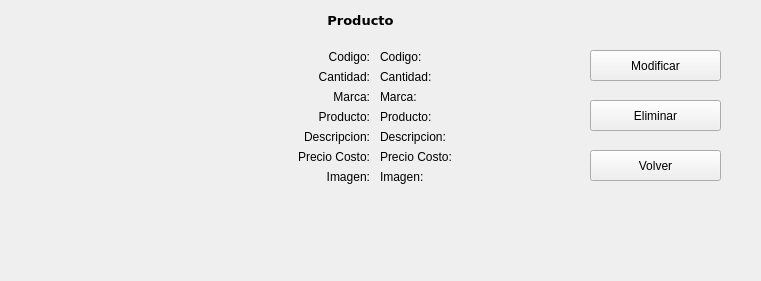
   <widget class="QWidget" name="WRepositorStockModificar" native="true">
    <property name="geometry">
     <rect>
      <x>0</x>
      <y>2860</y>
      <width>761</width>
      <height>281</height>
     </rect>
    </property>
    <widget class="QLabel" name="LblRepoModificarTitulo">
     <property name="geometry">
      <rect>
       <x>280</x>
       <y>10</y>
       <width>161</width>
       <height>20</height>
      </rect>
     </property>
     <property name="font">
      <font>
       <family>DejaVu Sans</family>
       <pointsize>10</pointsize>
       <weight>75</weight>
       <bold>true</bold>
      </font>
     </property>
     <property name="text">
      <string>Producto</string>
     </property>
     <property name="alignment">
      <set>Qt::AlignCenter</set>
     </property>
    </widget>
    <widget class="QLabel" name="LblRepoModificarMuestraImagen">
     <property name="geometry">
      <rect>
       <x>30</x>
       <y>10</y>
       <width>221</width>
       <height>251</height>
      </rect>
     </property>
     <property name="text">
      <string/>
     </property>
    </widget>
    <widget class="QWidget" name="WRepositorStockEliminarProducto" native="true">
     <property name="geometry">
      <rect>
       <x>270</x>
       <y>10</y>
       <width>481</width>
       <height>261</height>
      </rect>
     </property>
     <widget class="QLabel" name="LblRepoEliminarCodigo">
      <property name="geometry">
       <rect>
        <x>30</x>
        <y>40</y>
        <width>70</width>
        <height>14</height>
       </rect>
      </property>
      <property name="text">
       <string>Codigo:</string>
      </property>
      <property name="alignment">
       <set>Qt::AlignRight|Qt::AlignTrailing|Qt::AlignVCenter</set>
      </property>
     </widget>
     <widget class="QLabel" name="LblRepoEliminarCantidad">
      <property name="geometry">
       <rect>
        <x>30</x>
        <y>60</y>
        <width>70</width>
        <height>14</height>
       </rect>
      </property>
      <property name="text">
       <string>Cantidad:</string>
      </property>
      <property name="alignment">
       <set>Qt::AlignRight|Qt::AlignTrailing|Qt::AlignVCenter</set>
      </property>
     </widget>
     <widget class="QLabel" name="LblRepoEliminarProducto">
      <property name="geometry">
       <rect>
        <x>30</x>
        <y>100</y>
        <width>70</width>
        <height>14</height>
       </rect>
      </property>
      <property name="text">
       <string>Producto:</string>
      </property>
      <property name="alignment">
       <set>Qt::AlignRight|Qt::AlignTrailing|Qt::AlignVCenter</set>
      </property>
     </widget>
     <widget class="QLabel" name="LblRepoEliminarDescripcion">
      <property name="geometry">
       <rect>
        <x>30</x>
        <y>120</y>
        <width>70</width>
        <height>14</height>
       </rect>
      </property>
      <property name="text">
       <string>Descripcion:</string>
      </property>
      <property name="alignment">
       <set>Qt::AlignRight|Qt::AlignTrailing|Qt::AlignVCenter</set>
      </property>
     </widget>
     <widget class="QLabel" name="LblRepoEliminarImagen">
      <property name="geometry">
       <rect>
        <x>30</x>
        <y>160</y>
        <width>70</width>
        <height>14</height>
       </rect>
      </property>
      <property name="text">
       <string>Imagen:</string>
      </property>
      <property name="alignment">
       <set>Qt::AlignRight|Qt::AlignTrailing|Qt::AlignVCenter</set>
      </property>
     </widget>
     <widget class="QPushButton" name="BtnRepoEliminarModificar">
      <property name="geometry">
       <rect>
        <x>320</x>
        <y>40</y>
        <width>131</width>
        <height>31</height>
       </rect>
      </property>
      <property name="text">
       <string>Modificar</string>
      </property>
     </widget>
     <widget class="QLabel" name="LblRepoEliminarMarca">
      <property name="geometry">
       <rect>
        <x>30</x>
        <y>80</y>
        <width>70</width>
        <height>14</height>
       </rect>
      </property>
      <property name="text">
       <string>Marca:</string>
      </property>
      <property name="alignment">
       <set>Qt::AlignRight|Qt::AlignTrailing|Qt::AlignVCenter</set>
      </property>
     </widget>
     <widget class="QLabel" name="LblRepoEliminarPrecioCosto">
      <property name="geometry">
       <rect>
        <x>20</x>
        <y>140</y>
        <width>80</width>
        <height>14</height>
       </rect>
      </property>
      <property name="text">
       <string>Precio Costo:</string>
      </property>
      <property name="alignment">
       <set>Qt::AlignRight|Qt::AlignTrailing|Qt::AlignVCenter</set>
      </property>
     </widget>
     <widget class="QPushButton" name="BtnRepoEliminarEliminar">
      <property name="geometry">
       <rect>
        <x>320</x>
        <y>90</y>
        <width>131</width>
        <height>31</height>
       </rect>
      </property>
      <property name="text">
       <string>Eliminar</string>
      </property>
     </widget>
     <widget class="QLabel" name="LblRepoEliminarCodigo2">
      <property name="geometry">
       <rect>
        <x>110</x>
        <y>40</y>
        <width>201</width>
        <height>14</height>
       </rect>
      </property>
      <property name="text">
       <string>Codigo:</string>
      </property>
      <property name="alignment">
       <set>Qt::AlignLeading|Qt::AlignLeft|Qt::AlignVCenter</set>
      </property>
     </widget>
     <widget class="QLabel" name="LblRepoEliminarMarca2">
      <property name="geometry">
       <rect>
        <x>110</x>
        <y>80</y>
        <width>201</width>
        <height>14</height>
       </rect>
      </property>
      <property name="text">
       <string>Marca:</string>
      </property>
      <property name="alignment">
       <set>Qt::AlignLeading|Qt::AlignLeft|Qt::AlignVCenter</set>
      </property>
     </widget>
     <widget class="QLabel" name="LblRepoEliminarProducto2">
      <property name="geometry">
       <rect>
        <x>110</x>
        <y>100</y>
        <width>201</width>
        <height>14</height>
       </rect>
      </property>
      <property name="text">
       <string>Producto:</string>
      </property>
      <property name="alignment">
       <set>Qt::AlignLeading|Qt::AlignLeft|Qt::AlignVCenter</set>
      </property>
     </widget>
     <widget class="QLabel" name="LblRepoEliminarCantidad2">
      <property name="geometry">
       <rect>
        <x>110</x>
        <y>60</y>
        <width>201</width>
        <height>14</height>
       </rect>
      </property>
      <property name="text">
       <string>Cantidad:</string>
      </property>
      <property name="alignment">
       <set>Qt::AlignLeading|Qt::AlignLeft|Qt::AlignVCenter</set>
      </property>
     </widget>
     <widget class="QLabel" name="LblRepoEliminarPrecioCosto2">
      <property name="geometry">
       <rect>
        <x>110</x>
        <y>140</y>
        <width>201</width>
        <height>14</height>
       </rect>
      </property>
      <property name="text">
       <string>Precio Costo:</string>
      </property>
      <property name="alignment">
       <set>Qt::AlignLeading|Qt::AlignLeft|Qt::AlignVCenter</set>
      </property>
     </widget>
     <widget class="QLabel" name="LblRepoEliminarDescripcion2">
      <property name="geometry">
       <rect>
        <x>110</x>
        <y>120</y>
        <width>201</width>
        <height>14</height>
       </rect>
      </property>
      <property name="text">
       <string>Descripcion:</string>
      </property>
      <property name="alignment">
       <set>Qt::AlignLeading|Qt::AlignLeft|Qt::AlignVCenter</set>
      </property>
     </widget>
     <widget class="QLabel" name="LblRepoEliminarImagen2">
      <property name="geometry">
       <rect>
        <x>110</x>
        <y>160</y>
        <width>201</width>
        <height>14</height>
       </rect>
      </property>
      <property name="text">
       <string>Imagen:</string>
      </property>
      <property name="alignment">
       <set>Qt::AlignLeading|Qt::AlignLeft|Qt::AlignVCenter</set>
      </property>
     </widget>
     <widget class="QPushButton" name="BtnRepoEliminarVolver">
      <property name="geometry">
       <rect>
        <x>320</x>
        <y>140</y>
        <width>131</width>
        <height>31</height>
       </rect>
      </property>
      <property name="text">
       <string>Volver</string>
      </property>
     </widget>
    </widget>
   </widget>
